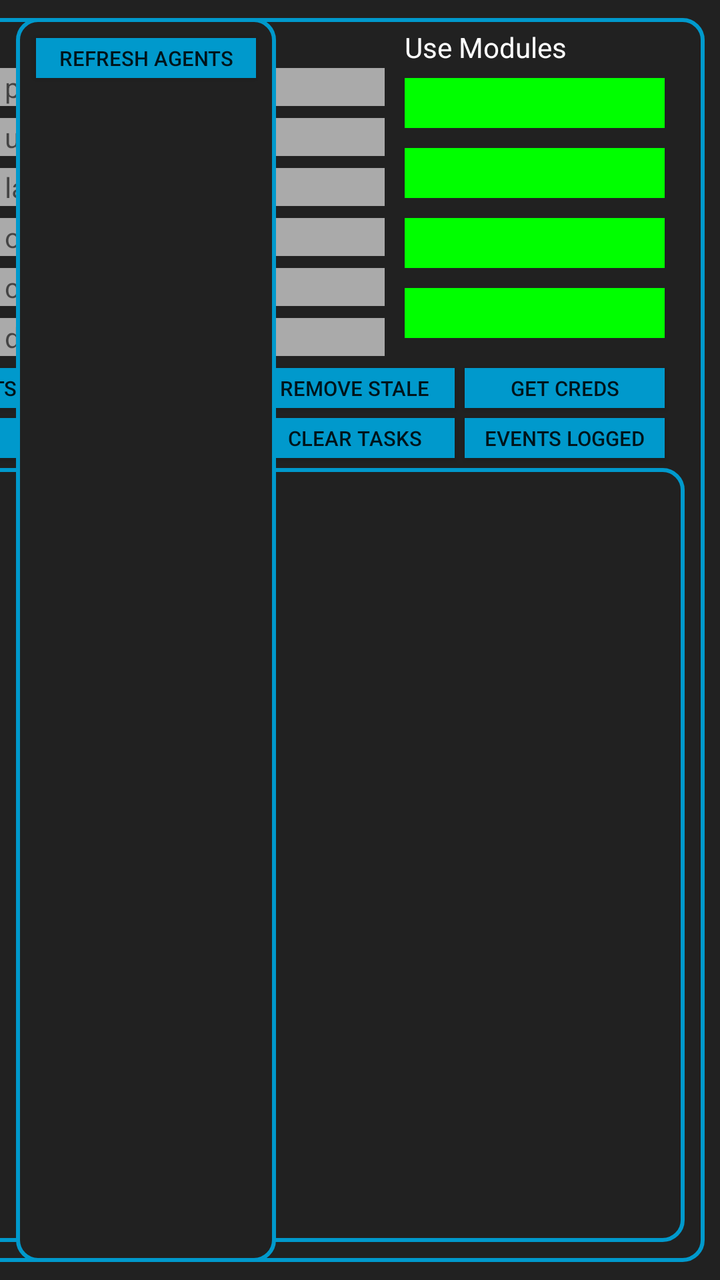
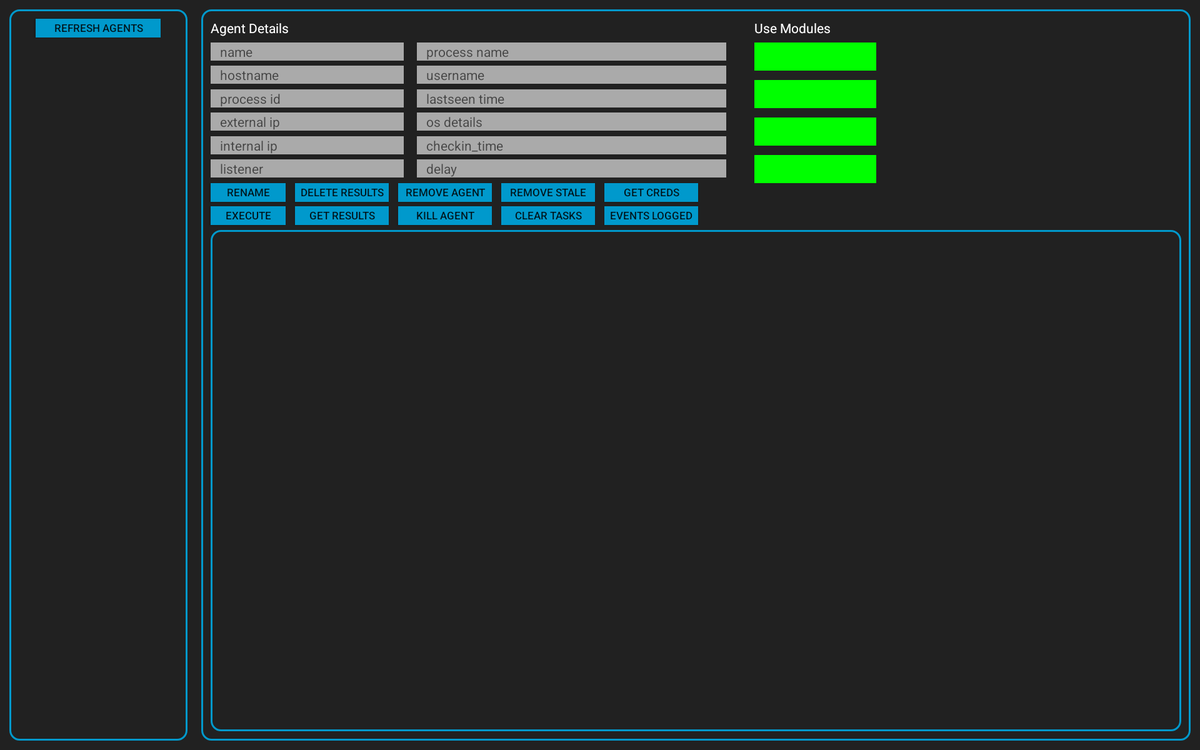

An Android layout and its configuration variant, each rendered on a device that would load it. The default file and the variant file are quoted in full after the pictures.
<!-- AndroidManifest.xml: application theme AppTheme -->
<!-- res/layout/activity_agents.xml -->
<?xml version="1.0" encoding="utf-8"?>
<android.support.constraint.ConstraintLayout xmlns:android="http://schemas.android.com/apk/res/android"
    xmlns:app="http://schemas.android.com/apk/res-auto"
    xmlns:tools="http://schemas.android.com/tools"
    android:layout_width="match_parent"
    android:layout_height="match_parent"
    android:background="#212121"

    tools:context="xyz.pickles.empire.Agents">

    <LinearLayout
        android:layout_width="530dp"
        android:layout_height="0dp"
        android:layout_marginBottom="9dp"
        android:layout_marginEnd="8dp"
        android:layout_marginTop="9dp"
        android:background="@drawable/rounded_border_edittext"
        android:orientation="vertical"
        android:weightSum="1"
        app:layout_constraintBottom_toBottomOf="parent"
        app:layout_constraintRight_toRightOf="parent"
        app:layout_constraintTop_toTopOf="parent"
        app:layout_constraintVertical_bias="0.0"
        tools:layout_constraintBottom_creator="1"
        tools:layout_constraintRight_creator="1"
        tools:layout_constraintTop_creator="1">
        >

        <RelativeLayout
            android:layout_width="match_parent"
            android:layout_height="230dp"
            android:layout_weight="1"
            android:orientation="vertical"
            tools:layout_editor_absoluteX="8dp"
            tools:layout_editor_absoluteY="0dp">

            <TextView
                android:id="@+id/textView14"
                android:layout_width="wrap_content"
                android:layout_height="wrap_content"
                android:layout_marginStart="10dp"
                android:layout_marginTop="5dp"
                android:background="@null"
                android:ems="10"
                android:text="Agent Details"
                android:textColor="@android:color/white" />

            <TextView
                android:layout_width="wrap_content"
                android:layout_height="wrap_content"
                android:id="@+id/modules_tv"
                android:layout_marginTop="5dp"
                android:layout_marginStart="380dp"
                android:background="@null"
                android:ems="10"
                android:text="Use Modules"
                android:textColor="@android:color/white"/>

            <TextView
                android:id="@+id/textView2"
                android:layout_width="150dp"
                android:layout_height="wrap_content"
                android:layout_marginStart="10dp"
                android:layout_marginTop="25dp"
                android:background="@android:color/darker_gray"
                android:hint="name"
                android:paddingLeft="10dp" />

            <TextView
                android:id="@+id/textView3"
                android:layout_width="150dp"
                android:layout_height="wrap_content"
                android:layout_marginStart="10dp"
                android:layout_marginTop="50dp"
                android:background="@android:color/darker_gray"
                android:hint="hostname"
                android:paddingLeft="10dp" />

            <TextView
                android:id="@+id/textView4"
                android:layout_width="150dp"
                android:layout_height="wrap_content"
                android:layout_marginStart="10dp"
                android:layout_marginTop="75dp"
                android:background="@android:color/darker_gray"
                android:hint="process id"
                android:paddingLeft="10dp" />

            <TextView
                android:id="@+id/textView5"
                android:layout_width="150dp"
                android:layout_height="wrap_content"
                android:layout_marginStart="10dp"
                android:layout_marginTop="100dp"
                android:background="@android:color/darker_gray"
                android:hint="external ip"
                android:paddingLeft="10dp" />

            <TextView
                android:id="@+id/textView6"
                android:layout_width="150dp"
                android:layout_height="wrap_content"
                android:layout_marginStart="10dp"
                android:layout_marginTop="125dp"
                android:background="@android:color/darker_gray"
                android:hint="internal ip"
                android:paddingLeft="10dp" />

            <TextView
                android:id="@+id/textView7"
                android:layout_width="150dp"
                android:layout_height="wrap_content"
                android:layout_marginStart="10dp"
                android:layout_marginTop="150dp"
                android:background="@android:color/darker_gray"
                android:hint="listener"
                android:paddingLeft="10dp" />

            <TextView
                android:id="@+id/textView8"
                android:layout_width="200dp"
                android:layout_height="wrap_content"
                android:layout_marginStart="170dp"
                android:layout_marginTop="25dp"
                android:background="@android:color/darker_gray"
                android:hint="process name"
                android:paddingLeft="10dp" />

            <Spinner
                android:layout_width="130dp"
                android:layout_height="25dp"
                android:layout_marginStart="380dp"
                android:layout_marginTop="30dp"
                android:id="@+id/powershell_spinner"
                android:background="#00FF00">

            </Spinner>

            <Spinner
                android:layout_width="130dp"
                android:layout_height="25dp"
                android:layout_marginTop="65dp"
                android:layout_marginStart="380dp"
                android:background="#00FF00"
                android:id="@+id/python_spinner"
                >

            </Spinner>

            <Spinner
                android:layout_width="130dp"
                android:layout_height="25dp"
                android:layout_marginTop="100dp"
                android:layout_marginStart="380dp"
                android:background="#00FF00"
                android:id="@+id/exfil_spinner"
                >

            </Spinner>

            <Spinner
                android:layout_width="130dp"
                android:layout_height="25dp"
                android:layout_marginTop="135dp"
                android:layout_marginStart="380dp"
                android:background="#00FF00"
                android:id="@+id/external_spinner"
                >

            </Spinner>

            <TextView
                android:id="@+id/textView9"
                android:layout_width="200dp"
                android:layout_height="wrap_content"
                android:layout_marginStart="170dp"
                android:layout_marginTop="50dp"
                android:background="@android:color/darker_gray"
                android:hint="username"
                android:paddingLeft="10dp" />

            <TextView
                android:id="@+id/textView10"
                android:layout_width="200dp"
                android:layout_height="wrap_content"
                android:layout_marginStart="170dp"
                android:layout_marginTop="75dp"
                android:background="@android:color/darker_gray"
                android:hint="lastseen time"
                android:paddingLeft="10dp" />

            <TextView
                android:id="@+id/textView11"
                android:layout_width="200dp"
                android:layout_height="wrap_content"
                android:layout_marginStart="170dp"
                android:layout_marginTop="100dp"
                android:ellipsize="marquee"
                android:marqueeRepeatLimit ="marquee_forever"
                android:focusable="true"
                android:focusableInTouchMode="true"
                android:scrollHorizontally="true"
                android:background="@android:color/darker_gray"
                android:freezesText="true"
                android:hint="os details"
                android:paddingStart="10dp"
                android:paddingEnd="10dp"/>

            <TextView
                android:id="@+id/textView12"
                android:layout_width="200dp"
                android:layout_height="wrap_content"
                android:layout_marginStart="170dp"
                android:layout_marginTop="125dp"
                android:ellipsize="marquee"
                android:marqueeRepeatLimit ="marquee_forever"
                android:focusable="true"
                android:focusableInTouchMode="true"
                android:scrollHorizontally="true"
                android:freezesText="true"
                android:background="@android:color/darker_gray"
                android:hint="checkin_time"
                android:paddingStart="10dp"
                android:paddingEnd="10dp"/>

            <TextView
                android:id="@+id/textView13"
                android:layout_width="200dp"
                android:layout_height="wrap_content"
                android:layout_marginLeft="170dp"
                android:layout_marginTop="150dp"
                android:background="@android:color/darker_gray"
                android:hint="delay"
                android:paddingLeft="10dp" />

            <Button
                android:id="@+id/rename_button"
                android:layout_width="80dp"
                android:layout_height="20dp"
                android:layout_marginStart="10dp"
                android:layout_marginTop="175dp"
                android:background="@android:color/holo_blue_dark"
                android:text="Rename"
                android:textSize="5pt" />

            <Button
                android:id="@+id/execute_button"
                android:layout_width="80dp"
                android:layout_height="20dp"
                android:layout_marginStart="10dp"
                android:layout_marginTop="200dp"
                android:background="@android:color/holo_blue_dark"
                android:text="Execute"
                android:textSize="5pt" />

            <Button
                android:id="@+id/delete_results"
                android:layout_width="100dp"
                android:layout_height="20dp"
                android:layout_marginStart="95dp"
                android:layout_marginTop="175dp"
                android:background="@android:color/holo_blue_dark"
                android:text="Delete Results"
                android:textSize="5pt" />

            <Button
                android:id="@+id/removeagent_button"
                android:layout_width="100dp"
                android:layout_height="20dp"
                android:layout_marginStart="200dp"
                android:layout_marginTop="175dp"
                android:background="@android:color/holo_blue_dark"
                android:text="Remove Agent"
                android:textSize="5pt" />

            <Button
                android:id="@+id/removestale_button"
                android:layout_width="100dp"
                android:layout_height="20dp"
                android:layout_marginStart="305dp"
                android:layout_marginTop="175dp"
                android:background="@android:color/holo_blue_dark"
                android:text="Remove Stale"
                android:textSize="5pt" />

            <Button
                android:layout_width="100dp"
                android:layout_height="20dp"
                android:id="@+id/getcreds_button"
                android:layout_marginStart="410dp"
                android:layout_marginTop="175dp"
                android:background="@android:color/holo_blue_dark"
                android:text="Get Creds"
                android:textSize="5pt" />

            <Button
                android:layout_width="100dp"
                android:layout_height="20dp"
                android:id="@+id/eventslogged_button"
                android:layout_marginTop="200dp"
                android:layout_marginStart="410dp"
                android:background="@android:color/holo_blue_dark"
                android:text="Events Logged"
                android:textSize="5pt" />

            <Button
                android:id="@+id/cleartask_button"
                android:layout_width="100dp"
                android:layout_height="20dp"
                android:layout_marginStart="305dp"
                android:layout_marginTop="200dp"
                android:background="@android:color/holo_blue_dark"
                android:text="Clear Tasks"
                android:textSize="5pt" />

            <Button
                android:id="@+id/kill_button"
                android:layout_width="100dp"
                android:layout_height="20dp"
                android:layout_marginStart="200dp"
                android:layout_marginTop="200dp"
                android:background="@android:color/holo_blue_dark"
                android:text="Kill Agent"
                android:textSize="5pt" />

            <Button
                android:id="@+id/results_button"
                android:layout_width="100dp"
                android:layout_height="20dp"
                android:layout_marginStart="95dp"
                android:layout_marginTop="200dp"
                android:background="@android:color/holo_blue_dark"
                android:text="Get Results"
                android:textSize="5pt" />

            <TextView
                android:id="@+id/results_textview"
                android:layout_width="match_parent"
                android:layout_height="400dp"
                android:layout_marginBottom="10dp"
                android:layout_marginStart="10dp"
                android:layout_marginEnd="10dp"
                android:layout_marginTop="225dp"
                android:padding="10dp"
                android:scrollbars="vertical"
                android:textColor="#00FF00"
                android:background="@drawable/rounded_border_edittext" />

        </RelativeLayout>


    </LinearLayout>

    <LinearLayout
        android:id="@+id/agent_layout"
        android:layout_width="130dp"
        android:layout_height="0dp"
        android:layout_marginBottom="9dp"
        android:layout_marginStart="8dp"
        android:layout_marginTop="9dp"
        android:background="@drawable/rounded_border_edittext"
        android:orientation="vertical"
        app:layout_constraintBottom_toBottomOf="parent"
        app:layout_constraintLeft_toLeftOf="parent"
        app:layout_constraintTop_toTopOf="parent"
        app:layout_constraintVertical_bias="0.0"
        tools:layout_constraintBottom_creator="1"
        tools:layout_constraintLeft_creator="1"
        tools:layout_constraintTop_creator="1">
        >

        <Button
            android:id="@+id/refreshAgentsBttn"
            android:layout_width="wrap_content"
            android:layout_height="20dp"
            android:layout_marginStart="10dp"
            android:layout_marginEnd="10dp"
            android:layout_marginTop="10dp"
            android:background="@android:color/holo_blue_dark"
            android:ems="10"
            android:text="Refresh Agents"
            android:textSize="5pt"/>

        <ScrollView
            android:layout_width="match_parent"
            android:layout_height="match_parent">

            <LinearLayout
                android:id="@+id/agent_Scroll"
                android:layout_width="match_parent"
                android:layout_height="wrap_content"
                android:orientation="vertical">

                

            </LinearLayout>

        </ScrollView>

        
    </LinearLayout>

</android.support.constraint.ConstraintLayout>
<!-- resources referenced by this layout -->
<resources>
  <!-- drawable rounded_border_edittext (drawable) -->
  <selector xmlns:android="http://schemas.android.com/apk/res/android">
  <item>
   <shape android:shape="rectangle">
   <solid android:color="#212121"/>
   <corners android:radius="10dp" />
   <stroke
   android:width="2dp"
   android:color="@android:color/holo_blue_dark"
   />
   </shape>
  </item>
  </selector>
  <style name="AppTheme" parent="Theme.AppCompat.Light.DarkActionBar">
          
          <item name="colorPrimary">@color/colorPrimary</item>
          <item name="colorPrimaryDark">@color/colorPrimaryDark</item>
          <item name="colorAccent">@color/colorAccent</item>
      </style>
</resources>
<!-- res/layout-xlarge/activity_agents.xml (the repository's variant of the layout above) -->
<!-- drawn on a large tablet held sideways -->
<?xml version="1.0" encoding="utf-8"?>
<android.support.constraint.ConstraintLayout xmlns:android="http://schemas.android.com/apk/res/android"
    xmlns:app="http://schemas.android.com/apk/res-auto"
    xmlns:tools="http://schemas.android.com/tools"
    android:layout_width="match_parent"
    android:layout_height="match_parent"
    android:background="#212121"

    tools:context="xyz.pickles.empire.Agents">

    <LinearLayout
        android:layout_width="1055dp"
        android:layout_height="0dp"
        android:layout_marginBottom="10dp"
        android:layout_marginEnd="10dp"
        android:layout_marginTop="10dp"
        android:background="@drawable/rounded_border_edittext"
        android:orientation="vertical"
        android:weightSum="1"
        app:layout_constraintBottom_toBottomOf="parent"
        app:layout_constraintRight_toRightOf="parent"
        app:layout_constraintTop_toTopOf="parent"
        app:layout_constraintVertical_bias="0.0"
        tools:layout_constraintBottom_creator="1"
        tools:layout_constraintRight_creator="1"
        tools:layout_constraintTop_creator="1">
        >

        <RelativeLayout
            android:layout_width="match_parent"
            android:layout_height="230dp"
            android:layout_weight="1"
            android:orientation="vertical"
            tools:layout_editor_absoluteX="8dp"
            tools:layout_editor_absoluteY="0dp">

            <TextView
                android:id="@+id/textView14"
                android:layout_width="wrap_content"
                android:layout_height="wrap_content"
                android:layout_marginStart="10dp"
                android:layout_marginTop="10dp"
                android:background="@null"
                android:ems="10"
                android:text="Agent Details"
                android:textColor="@android:color/white" />

            <TextView
                android:layout_width="wrap_content"
                android:layout_height="wrap_content"
                android:id="@+id/modules_tv"
                android:layout_marginTop="10dp"
                android:layout_marginStart="590dp"
                android:background="@null"
                android:ems="10"
                android:text="Use Modules"
                android:textColor="@android:color/white"/>

            <TextView
                android:id="@+id/textView2"
                android:layout_width="206dp"
                android:layout_height="wrap_content"
                android:layout_marginStart="10dp"
                android:layout_marginTop="35dp"
                android:background="@android:color/darker_gray"
                android:hint="name"
                android:paddingLeft="10dp" />

            <TextView
                android:id="@+id/textView3"
                android:layout_width="206dp"
                android:layout_height="wrap_content"
                android:layout_marginStart="10dp"
                android:layout_marginTop="60dp"
                android:background="@android:color/darker_gray"
                android:hint="hostname"
                android:paddingLeft="10dp" />

            <TextView
                android:id="@+id/textView4"
                android:layout_width="206dp"
                android:layout_height="wrap_content"
                android:layout_marginStart="10dp"
                android:layout_marginTop="85dp"
                android:background="@android:color/darker_gray"
                android:hint="process id"
                android:paddingLeft="10dp" />

            <TextView
                android:id="@+id/textView5"
                android:layout_width="206dp"
                android:layout_height="wrap_content"
                android:layout_marginStart="10dp"
                android:layout_marginTop="110dp"
                android:background="@android:color/darker_gray"
                android:hint="external ip"
                android:paddingLeft="10dp" />

            <TextView
                android:id="@+id/textView6"
                android:layout_width="206dp"
                android:layout_height="wrap_content"
                android:layout_marginStart="10dp"
                android:layout_marginTop="135dp"
                android:background="@android:color/darker_gray"
                android:hint="internal ip"
                android:paddingLeft="10dp" />

            <TextView
                android:id="@+id/textView7"
                android:layout_width="206dp"
                android:layout_height="wrap_content"
                android:layout_marginStart="10dp"
                android:layout_marginTop="160dp"
                android:background="@android:color/darker_gray"
                android:hint="listener"
                android:paddingLeft="10dp" />

            <TextView
                android:id="@+id/textView8"
                android:layout_width="330dp"
                android:layout_height="wrap_content"
                android:layout_marginStart="230dp"
                android:layout_marginTop="35dp"
                android:background="@android:color/darker_gray"
                android:hint="process name"
                android:paddingLeft="10dp" />

            <Spinner
                android:layout_width="130dp"
                android:layout_height="30dp"
                android:layout_marginStart="590dp"
                android:layout_marginTop="35dp"
                android:id="@+id/powershell_spinner"
                android:background="#00FF00">

            </Spinner>

            <Spinner
                android:layout_width="130dp"
                android:layout_height="30dp"
                android:layout_marginTop="75dp"
                android:layout_marginStart="590dp"
                android:background="#00FF00"
                android:id="@+id/python_spinner"
                >

            </Spinner>

            <Spinner
                android:layout_width="130dp"
                android:layout_height="30dp"
                android:layout_marginTop="115dp"
                android:layout_marginStart="590dp"
                android:background="#00FF00"
                android:id="@+id/exfil_spinner"
                >

            </Spinner>

            <Spinner
                android:layout_width="130dp"
                android:layout_height="30dp"
                android:layout_marginTop="155dp"
                android:layout_marginStart="590dp"
                android:background="#00FF00"
                android:id="@+id/external_spinner"
                >

            </Spinner>

            <TextView
                android:id="@+id/textView9"
                android:layout_width="330dp"
                android:layout_height="wrap_content"
                android:layout_marginStart="230dp"
                android:layout_marginTop="60dp"
                android:background="@android:color/darker_gray"
                android:hint="username"
                android:paddingLeft="10dp" />

            <TextView
                android:id="@+id/textView10"
                android:layout_width="330dp"
                android:layout_height="wrap_content"
                android:layout_marginStart="230dp"
                android:layout_marginTop="85dp"
                android:background="@android:color/darker_gray"
                android:hint="lastseen time"
                android:paddingLeft="10dp" />

            <TextView
                android:id="@+id/textView11"
                android:layout_width="330dp"
                android:layout_height="wrap_content"
                android:layout_marginStart="230dp"
                android:layout_marginTop="110dp"
                android:background="@android:color/darker_gray"
                android:hint="os details"
                android:paddingLeft="10dp" />

            <TextView
                android:id="@+id/textView12"
                android:layout_width="330dp"
                android:layout_height="wrap_content"
                android:layout_marginStart="230dp"
                android:layout_marginTop="135dp"
                android:background="@android:color/darker_gray"
                android:hint="checkin_time"
                android:paddingLeft="10dp" />

            <TextView
                android:id="@+id/textView13"
                android:layout_width="330dp"
                android:layout_height="wrap_content"
                android:layout_marginLeft="230dp"
                android:layout_marginTop="160dp"
                android:background="@android:color/darker_gray"
                android:hint="delay"
                android:paddingLeft="10dp" />

            <Button
                android:id="@+id/rename_button"
                android:layout_width="80dp"
                android:layout_height="20dp"
                android:layout_marginStart="10dp"
                android:layout_marginTop="185dp"
                android:background="@android:color/holo_blue_dark"
                android:text="Rename"
                android:textSize="5pt" />

            <Button
                android:id="@+id/execute_button"
                android:layout_width="80dp"
                android:layout_height="20dp"
                android:layout_marginStart="10dp"
                android:layout_marginTop="210dp"
                android:background="@android:color/holo_blue_dark"
                android:text="Execute"
                android:textSize="5pt" />

            <Button
                android:id="@+id/delete_results"
                android:layout_width="100dp"
                android:layout_height="20dp"
                android:layout_marginStart="100dp"
                android:layout_marginTop="185dp"
                android:background="@android:color/holo_blue_dark"
                android:text="Delete Results"
                android:textSize="5pt" />

            <Button
                android:id="@+id/removeagent_button"
                android:layout_width="100dp"
                android:layout_height="20dp"
                android:layout_marginStart="210dp"
                android:layout_marginTop="185dp"
                android:background="@android:color/holo_blue_dark"
                android:text="Remove Agent"
                android:textSize="5pt" />

            <Button
                android:id="@+id/removestale_button"
                android:layout_width="100dp"
                android:layout_height="20dp"
                android:layout_marginStart="320dp"
                android:layout_marginTop="185dp"
                android:background="@android:color/holo_blue_dark"
                android:text="Remove Stale"
                android:textSize="5pt" />

            <Button
                android:layout_width="100dp"
                android:layout_height="20dp"
                android:id="@+id/getcreds_button"
                android:layout_marginStart="430dp"
                android:layout_marginTop="185dp"
                android:background="@android:color/holo_blue_dark"
                android:text="Get Creds"
                android:textSize="5pt" />

            <Button
                android:layout_width="100dp"
                android:layout_height="20dp"
                android:id="@+id/eventslogged_button"
                android:layout_marginTop="210dp"
                android:layout_marginStart="430dp"
                android:background="@android:color/holo_blue_dark"
                android:text="Events Logged"
                android:textSize="5pt" />

            <Button
                android:id="@+id/cleartask_button"
                android:layout_width="100dp"
                android:layout_height="20dp"
                android:layout_marginStart="320dp"
                android:layout_marginTop="210dp"
                android:background="@android:color/holo_blue_dark"
                android:text="Clear Tasks"
                android:textSize="5pt" />

            <Button
                android:id="@+id/kill_button"
                android:layout_width="100dp"
                android:layout_height="20dp"
                android:layout_marginStart="210dp"
                android:layout_marginTop="210dp"
                android:background="@android:color/holo_blue_dark"
                android:text="Kill Agent"
                android:textSize="5pt" />

            <Button
                android:id="@+id/results_button"
                android:layout_width="100dp"
                android:layout_height="20dp"
                android:layout_marginStart="100dp"
                android:layout_marginTop="210dp"
                android:background="@android:color/holo_blue_dark"
                android:text="Get Results"
                android:textSize="5pt" />

            <TextView
                android:id="@+id/results_textview"
                android:layout_width="match_parent"
                android:layout_height="match_parent"
                android:layout_marginStart="10dp"
                android:layout_marginEnd="10dp"
                android:layout_marginTop="235dp"
                android:layout_marginBottom="10dp"
                android:padding="10dp"
                android:scrollbars="vertical"
                android:textColor="#00FF00"
                android:background="@drawable/rounded_border_edittext" />

            <ImageView
                android:id="@+id/empireLogo"
                android:layout_width="180dp"
                android:layout_height="180dp"
                android:layout_marginTop="30dp"
                android:layout_marginStart="800dp"
                android:scaleType="centerCrop"
                app:srcCompat="@drawable/new_empire" />

        </RelativeLayout>


    </LinearLayout>

    <LinearLayout
        android:id="@+id/agent_layout"
        android:layout_width="190dp"
        android:layout_height="0dp"
        android:layout_marginBottom="10dp"
        android:layout_marginStart="10dp"
        android:layout_marginTop="10dp"
        android:background="@drawable/rounded_border_edittext"
        android:orientation="vertical"
        app:layout_constraintBottom_toBottomOf="parent"
        app:layout_constraintLeft_toLeftOf="parent"
        app:layout_constraintTop_toTopOf="parent"
        app:layout_constraintVertical_bias="0.0"
        tools:layout_constraintBottom_creator="1"
        tools:layout_constraintLeft_creator="1"
        tools:layout_constraintTop_creator="1">
        >

        <Button
            android:id="@+id/refreshAgentsBttn"
            android:layout_width="wrap_content"
            android:layout_height="20dp"
            android:layout_gravity="center_horizontal"
            android:layout_marginTop="10dp"
            android:background="@android:color/holo_blue_dark"
            android:ems="10"
            android:text="Refresh Agents"
            android:textSize="5pt"/>

        <ScrollView
            android:layout_width="match_parent"
            android:layout_height="match_parent">

            <LinearLayout
                android:id="@+id/agent_Scroll"
                android:layout_width="match_parent"
                android:layout_height="wrap_content"
                android:orientation="vertical">

                

            </LinearLayout>

        </ScrollView>

        
    </LinearLayout>

</android.support.constraint.ConstraintLayout>
